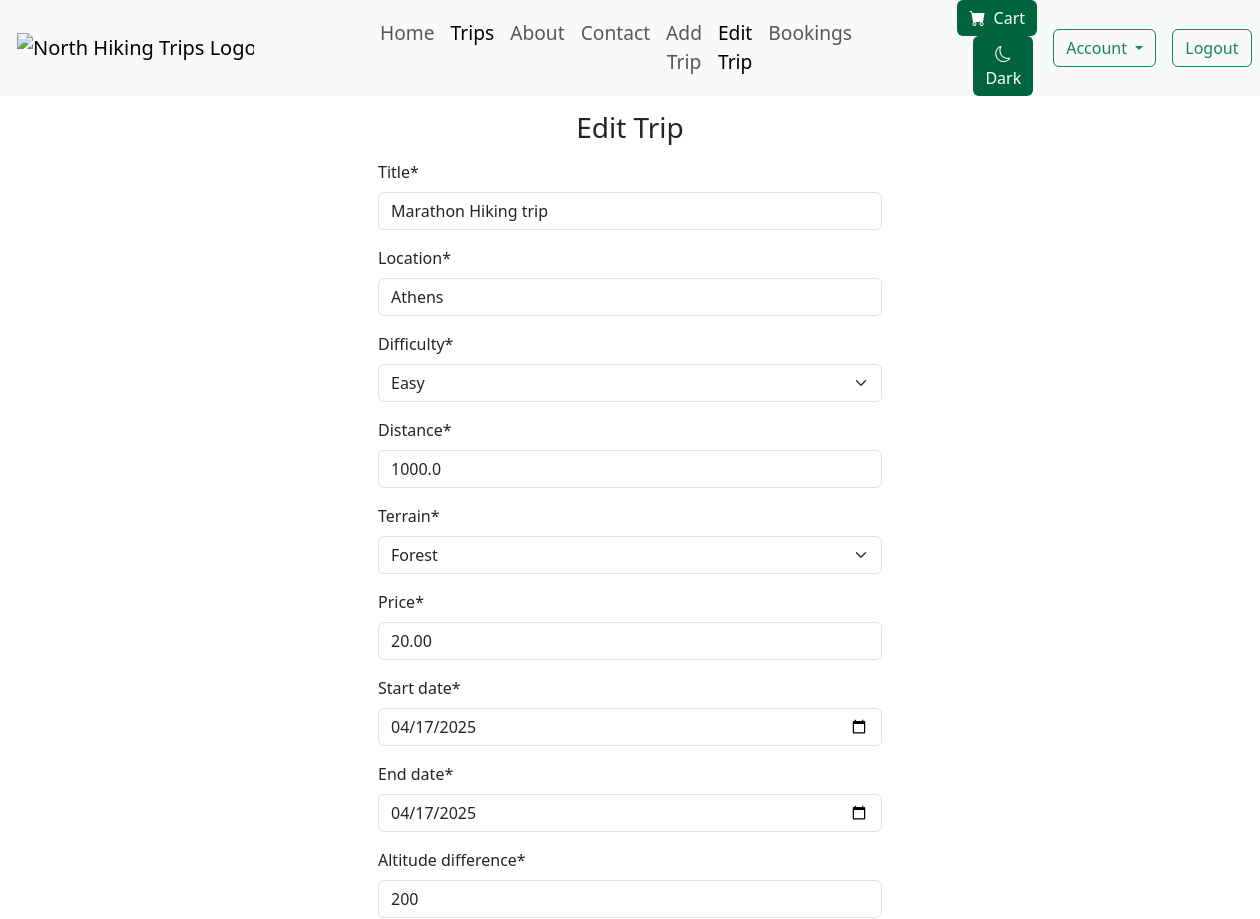
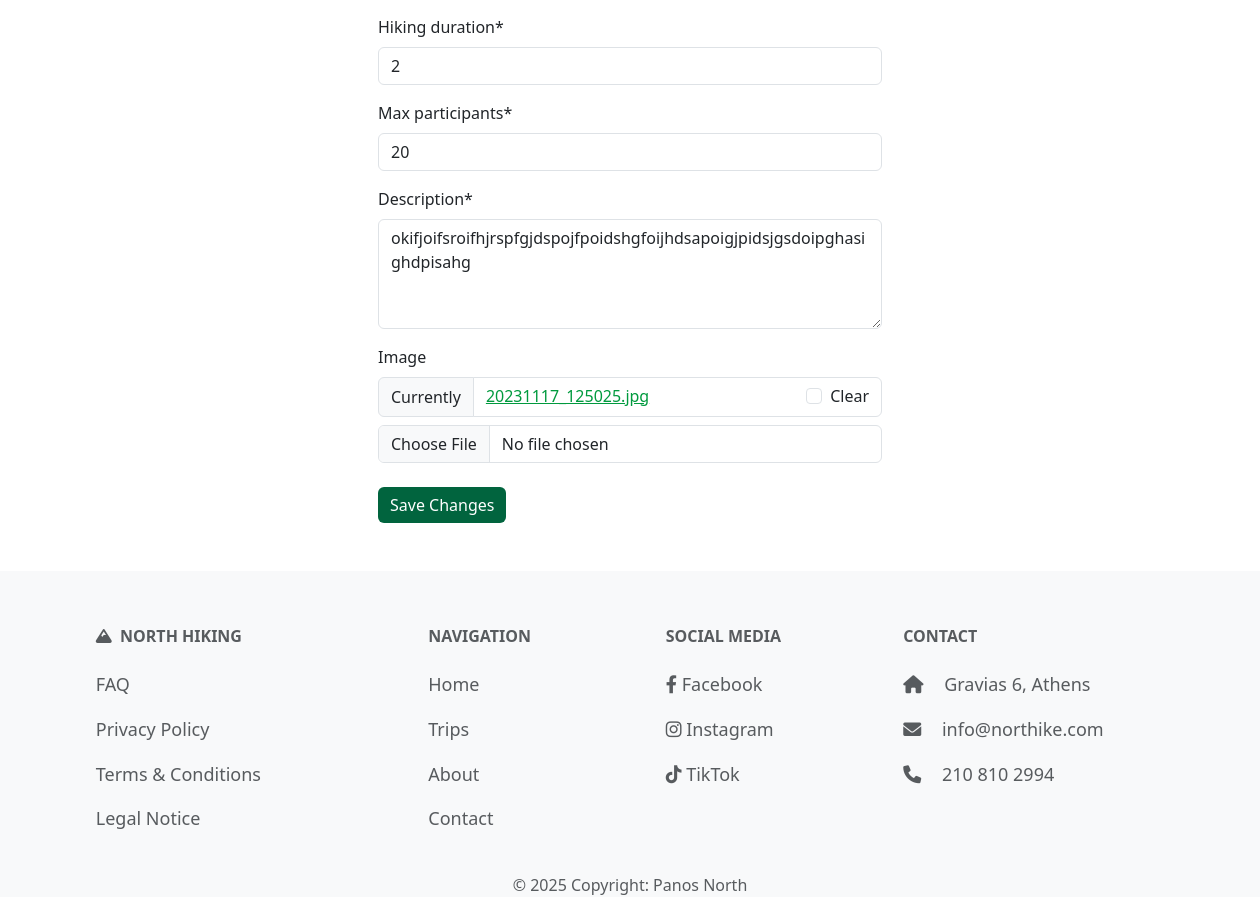
Screenshot of /trips/edit/marathon-hiking-trip/ (signed in) with the database file from the repository (2 pictures, top to bottom).
### trips/models.py (models this page shows, shortened)
class Trip(models.Model):
    DIFFICULTY_LEVELS = [
        ('Easy', 'Easy'),
        ('Moderate', 'Moderate'),
        ('Hard', 'Hard'),
        ('Extreme', 'Extreme')
    ]
    TERRAIN_TYPES = [
        ('Forest', 'Forest'),
        ('Mountain', 'Mountain'),
        ('Beach', 'Beach'),
        ('Urban', 'Urban'),
    ]
    title = models.CharField(max_length=60, unique=True)
    location = models.CharField(max_length=40)
    difficulty = models.CharField(max_length=10, choices=DIFFICULTY_LEVELS)
    distance = models.DecimalField(max_digits=5, decimal_places=1, validators=[MinValueValidator(0), MaxValueValidator(1000000)])
    terrain = models.CharField(max_length=20, choices=TERRAIN_TYPES)
    price = models.DecimalField(max_digits=8, decimal_places=2, validators=[MinValueValidator(0)])
    start_date = models.DateField(validators=[validate_future_date])
    end_date = models.DateField(validators=[validate_future_date])
    altitude_difference = models.PositiveIntegerField(validators=[MinValueValidator(1)])
    hiking_duration = models.PositiveIntegerField(validators=[MinValueValidator(1)])
    max_participants = models.PositiveIntegerField(validators=[MinValueValidator(1), MaxValueValidator(99)])
    description = models.TextField(max_length=500)
    image = models.ImageField(default='default.png', blank=True, null=True)
    guide = models.ForeignKey('Guide', on_delete=models.SET_NULL, null=True, blank=True, related_name='trip_guides'
    )
    slug = models.SlugField(unique=True, null=True, blank=True, editable=False)

### trips/views.py (the view)
# urls.py: path('edit/<slug:slug>/', views.edit_trip, name='edit-trip'),
@login_required
def edit_trip(request, slug):
    trip = get_object_or_404(Trip, slug=slug, guide=request.user.guide_profile)
    if request.method == 'POST':
        form = CreateTrip(request.POST, request.FILES, instance=trip)
        if form.is_valid():
            form.save()
            return redirect('trips:page', slug=trip.slug)
    else:
        form = CreateTrip(instance=trip)
    return render(request, 'trips/edit_trip.html', {'form': form, 'trip': trip})

### trips/context_processors.py (called while the page is built)
def cart_item_count(request):
    if request.user.is_authenticated:
        count = CartItem.objects.filter(user=request.user).count()
        return {'cart_item_count': count}
    return {'cart_item_count': 0}

### trips/templates/trips/edit_trip.html (shortened to what this page needs)
{% extends "layout.html" %}
{% load crispy_forms_tags %}
{% block content %}
<section class="margin30">
    <div class="normal_title">
        <h2>Edit Trip</h2>
    </div>
    <form class="contact-form" method="post" enctype="multipart/form-data">
        {{ form|crispy }}
        <button class="greenbutton btn mt-2" type="submit">Save Changes</button>
    </form>
</section>
{% endblock %}

### static/css/styles.css (style rules this page uses)
h2 { font-size: 28px; margin-bottom: 15px; }
a { color: #009a3e; ; }
.normal_title { text-align: center; margin-top: 3%; margin-bottom: 3%; }
.greenbutton { background-color: #01643e; color: white; border: none; }
.contact-form label { color: rgb(33, 37, 41) }
.contact-form input, .contact-form textarea, .contact-form select { background-color: white; color: rgb(33, 37, 41); }
.contact-form select option { color: rgb(33, 37, 41); }
.margin30 { margin-left: 30%; margin-right: 30%; }
::placeholder { color: #6c757d; }

### rows the page displays
Trip: title "Marathon Hiking trip", location "Athens", difficulty "Easy", distance "1000.0", terrain "Forest", price "20.00", start_date "04/17/2025", end_date "04/17/2025", altitude_difference "200", hiking_duration "2", max_participants "20", description "okifjoifsroifhjrspfgjdspojfpoidshgfoijhdsapoigjpidsjgsdoipghasighdpisahg"
